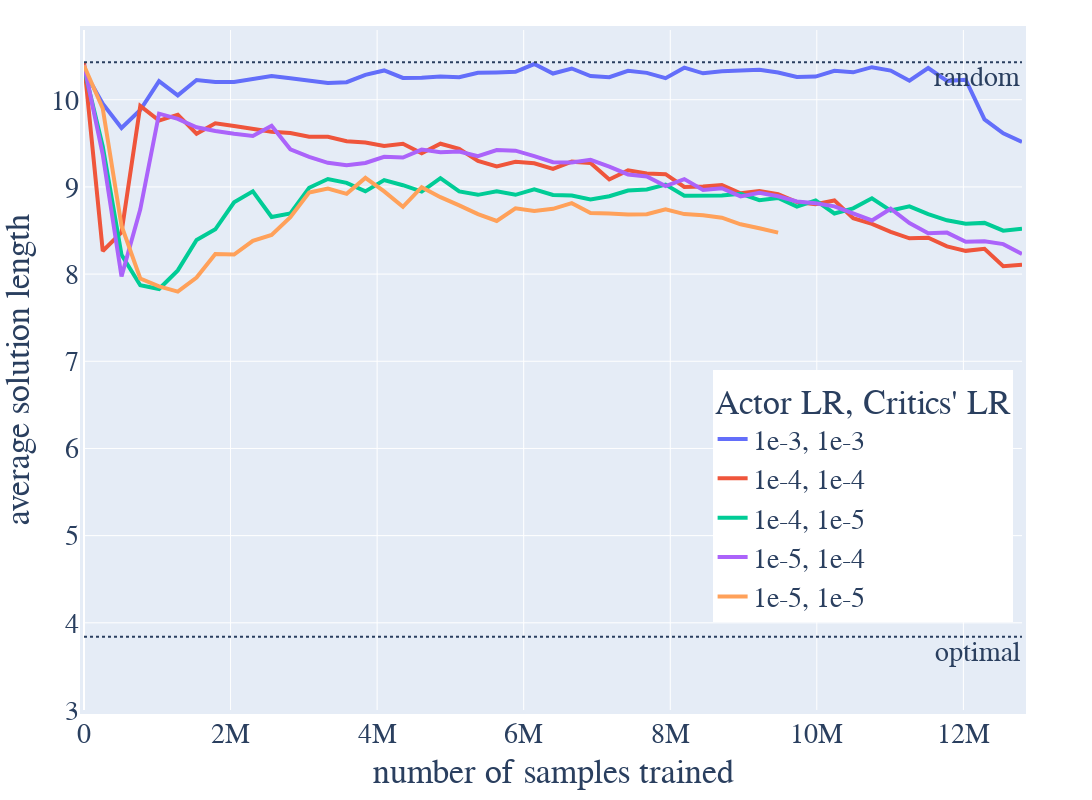

This figure's notebook cell:
### Code cell
# https://plotly.com/python/plot-data-from-csv/
# https://stackoverflow.com/questions/64500472/plot-multiple-pandas-dataframes-in-one-graph-python-plotly
import plotly.express as px
import plotly.graph_objects as go
import plotly.io as pio
pio.kaleido.scope.mathjax = None # https://github.com/plotly/plotly.py/issues/3469

fig = go.Figure()
for i, (name, df) in enumerate(zip(plot_names, plot_dfs)):
    fig = fig.add_trace(go.Scatter(x = df[x_df_label][::1] * x_mult,
                                   y = df[y_df_labels[i]][::1], 
                                   name = name,
                                   line=dict(width=4)))

fig.update_layout(
    font_family="libertine",
    font_size=28,
    autosize=False,
    width=2000,
    height=800,
    margin=dict(
        l=70,
        r=70,
        b=30,
        t=30,
        pad=4
    ),
    yaxis=dict(
        title_text=y_display_label,
        type="linear" if is_reward_plot else y_type,
        range=(3.0, 10.8) if is_reward_plot else None, # 10.8
        rangemode="tozero",
        #tickformat='.0e',
        
        #ticktext=["-0.1", "-1", "-10", "-100", "-1000", "-10k", "-100k", "-1M", "-10M"],
        #tickvals=[0.1, 1, 10, 100, 1000, 10000, 100000, 1000000, 10000000],
        #tickmode="array",
        #titlefont=dict(size=30),
    ),
    xaxis=dict(
        title_text=x_display_label,
        range=None if is_reward_plot else (0, x_mult*df[x_df_label].iloc[-1]),
        rangemode="tozero",
        #ticktext=["Very long label", "long label", "3", "label"],
        #tickvals=[1, 2, 3, 4],
        #tickmode="array",
        #titlefont=dict(size=30),
    ),
    title=dict(
        #text=title,
    ),
    legend=dict(
        yanchor="top",
        y=0.84, # 84   6
        xanchor="right",
        x=0.99 #0.99
    ),
    legend_title_text=figure_meta['legend_title'],
    #paper_bgcolor="LightSteelBlue",
)
# https://plotly.com/python/horizontal-vertical-shapes/
if is_reward_plot:
    fig.add_hline(y=10.43, line_dash="dot", annotation_text="random", annotation_position="bottom right")
    fig.add_hline(y=3.84, line_dash="dot", annotation_text="optimal", annotation_position="bottom right")

fig.show()
fig.write_image("figures/" + figure_meta['plot_filename'] + ".pdf")

with open("figure_metas/" + figure_meta['plot_filename'] + ".json", "w") as fp:
    json.dump(figure_meta,fp)
